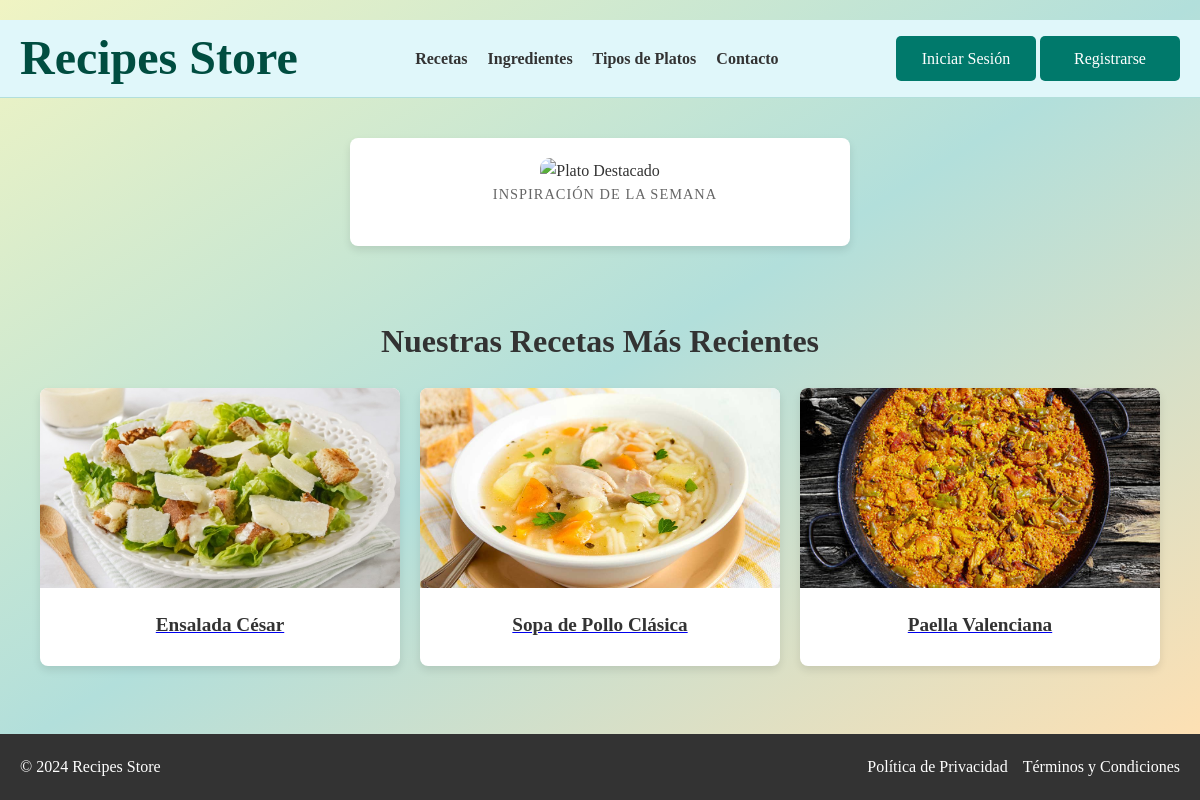
/, run on an earlier commit of the app's database.
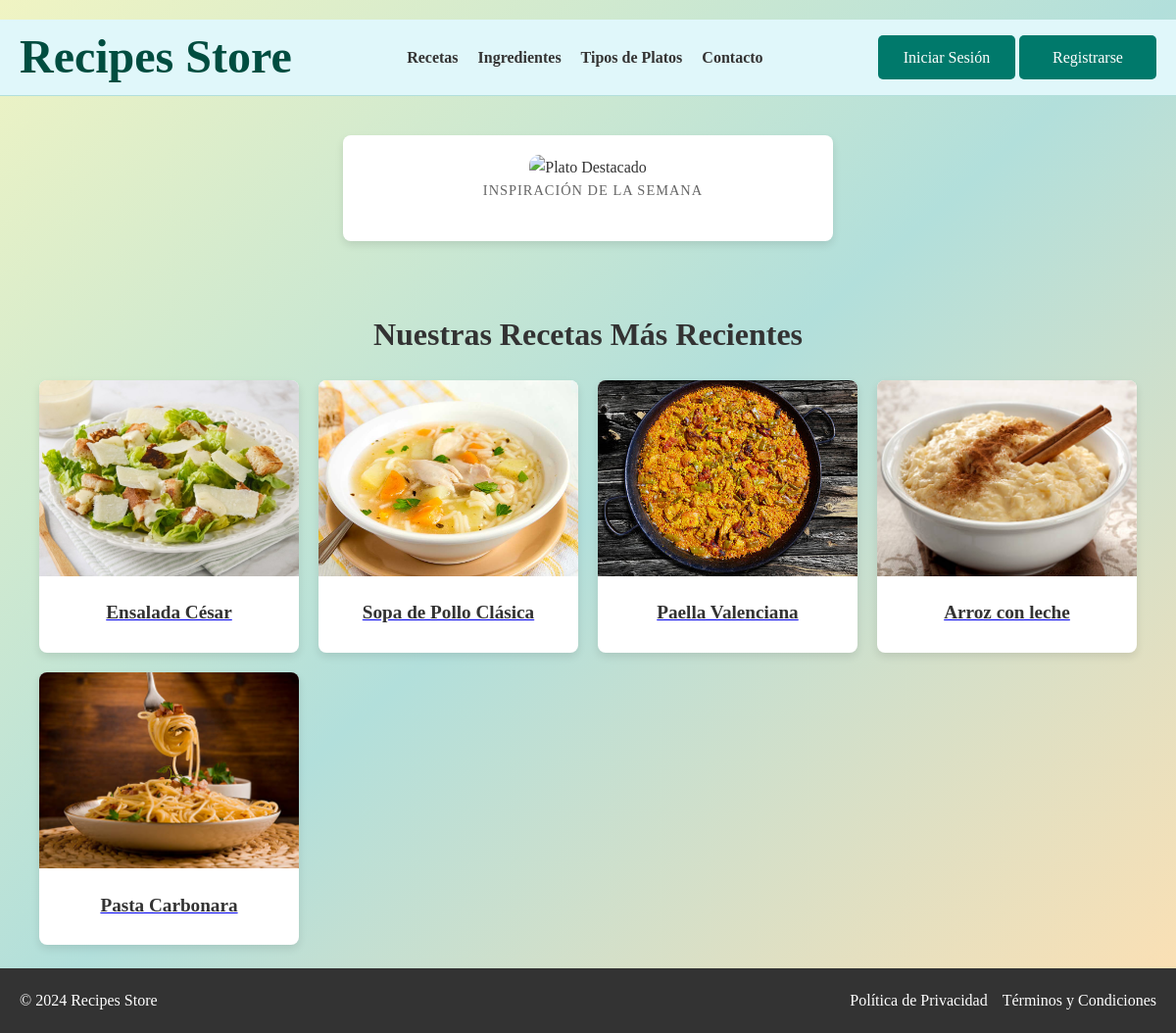
And on a later commit of the database.
### appRecetario/models.py (models this page shows, shortened)
class Receta(models.Model):
    nombre = models.CharField(max_length=100)
    tipo_plato = models.ForeignKey('TipoPlato', on_delete=models.CASCADE)
    ingredientes = models.TextField()
    imagen = models.ImageField(upload_to='recetas/', blank=True, null=True)

### appRecetario/views.py (the view)
# urls.py: path('', views.index, name='index'),
def index(request):
    tipo_plato = TipoPlato.objects.filter(nombre='Ensaladas').first()
    if not tipo_plato:
        print("Tipo de plato no encontrado.")
    recetas = Receta.objects.all()[:5]
    return render(request, 'index.html', {
        'tipo_plato': tipo_plato,
        'recetas': recetas
    })

### appRecetario/templates/index.html (shortened to what this page needs)
{% extends "base.html" %}
{% load static %}
{% block contenido %}
<div class="recipe-highlight">
    <div class="recipe-container">
        <div class="recipe-image">
            {% if tipo_plato.imagen %}
                <img src="{{ tipo_plato.imagen.url }}" alt="{{ tipo_plato.nombre }}" class="inspiration-image">
            {% else %}
                <img src="{% static 'media/tipoPlato/default.jpg' %}" alt="Plato Destacado" class="inspiration-image">
            {% endif %}
        </div>
        <div class="recipe-details">
            <p class="inspiration">Inspiración de la Semana</p>
        </div>
    </div>
</div>
<div class="latest-recipes">
    <h2>Nuestras Recetas Más Recientes</h2>
    <div class="recipes-container">
        {% for receta in recetas %}
        <div class="recipe-card">
            <a href="{% url 'detail_receta' receta.id %}">
                {% if receta.imagen %}
                <img src="{{ receta.imagen.url }}" alt="{{ receta.nombre }}">
                {% else %}
                <img src="{% static 'images/default.jpg' %}" alt="Receta sin Imagen">
                {% endif %}
                <div class="recipe-info">
                    <h3>{{ receta.nombre }}</h3>
                </div>
            </a>
        </div>
        {% endfor %}
    </div>
</div>
{% endblock %}

What changed in the data, as far as the page shows it:
added Receta: imagen (picture), nombre "Arroz con leche"
added Receta: imagen (picture), nombre "Pasta Carbonara"
